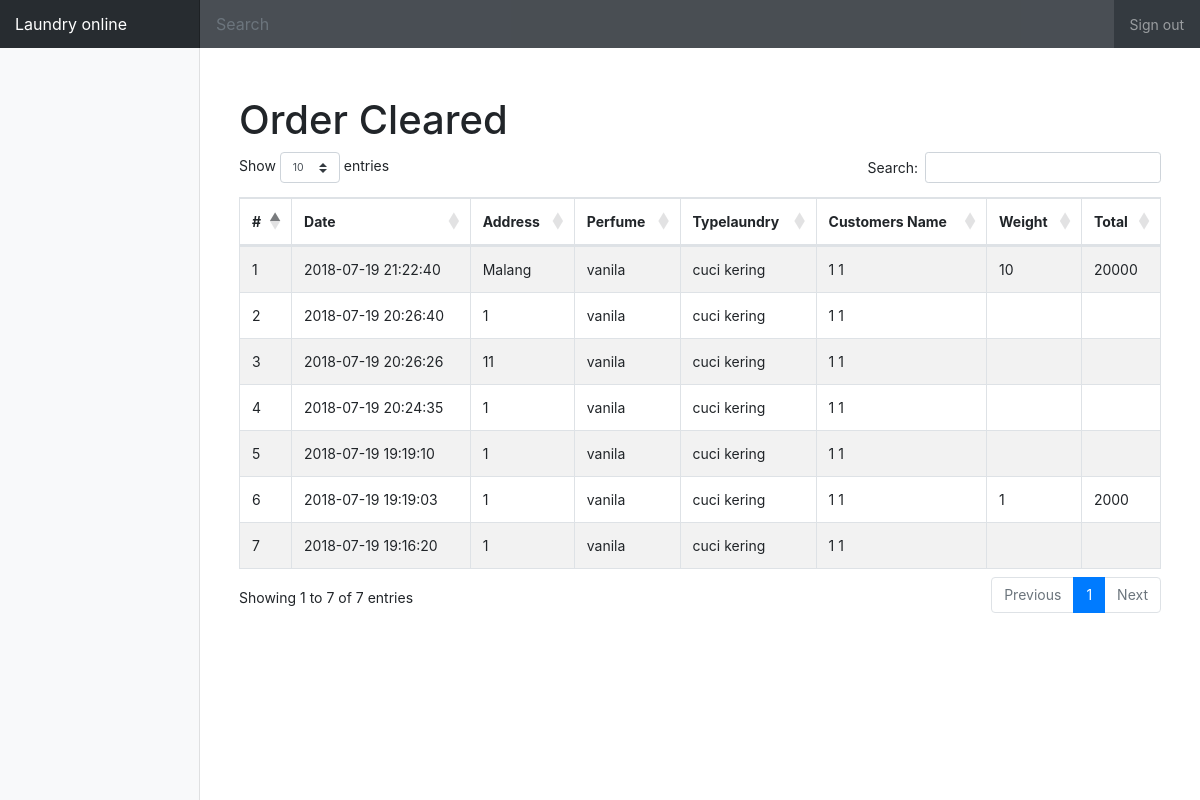
The app's page /index.php/admin/order/laporan with its own data.
### tables this page shows
CREATE TABLE `transaksi` (
  `id` int(11) NOT NULL,
  `date` datetime NOT NULL DEFAULT CURRENT_TIMESTAMP,
  `fk_users_customer` int(11) NOT NULL,
  `address` varchar(100) NOT NULL,
  `fk_perfume` int(11) NOT NULL,
  `fk_typelaundry` int(11) NOT NULL,
  `fk_users_courier` int(11) DEFAULT NULL,
  `weight_item` int(11) DEFAULT NULL,
  `status` int(11) NOT NULL
);

CREATE TABLE `perfume` (
  `perfume_id` int(11) NOT NULL,
  `perfume_name` varchar(255) NOT NULL,
  `perfume_costperkilo` int(50) NOT NULL
);

CREATE TABLE `typelaundry` (
  `typelaundry_id` int(11) NOT NULL,
  `typelaundry_name` varchar(255) NOT NULL,
  `typelaundry_costperkilo` int(50) NOT NULL
);

### application/controllers/admin/Order.php (called while the page is built, shortened)
<?php
class Order extends CI_Controller {
	public function __construct()
	{
		$this->load->model('Order_m');
	}
	public function laporan()
	{
		$data['list_order'] = $this->Order_m->getData();
		$this->load->view('admin/order/order_laporan',$data);
	}
}

### index.php (called while the page is built, shortened)
<?php
require_once BASEPATH.'core/CodeIgniter.php';

### application/models/Order_m.php (called while the page is built, shortened)
<?php
class Order_m extends CI_Model {
	public function getData()
	{
		$this->db->select("transaksi.*,(select concat(firstname,' ',lastname) from users where id=transaksi.fk_users_customer) as customer_name,(perfume.perfume_name) as perfume,(typelaundry.typelaundry_name) as typelaundry,transaksi.weight_item as weight,
			((perfume.perfume_costperkilo+typelaundry.typelaundry_costperkilo)*transaksi.weight_item) as harga");
		$this->db->join('perfume','transaksi.fk_perfume=perfume.perfume_id');
		$this->db->join('typelaundry','transaksi.fk_typelaundry=typelaundry.typelaundry_id');
		return $this->db->order_by('date','desc')->get('transaksi')->result_array();
	}
}

### application/views/admin/order/order_laporan.php (the view, shortened to what this page needs)
<main role="main" class="container">
	<h1>Order Cleared</h1>
	<table class="table table-striped table-bordered" width="100%" id="example">
		<thead>
			<tr>
				<th>#</th>
				<th>Date</th>
				<th>Address</th>
				<th>Perfume</th>
				<th>Typelaundry</th>
				<th>Customers Name</th>
				<th>Weight</th>
				<th>Total</th>
			</tr>
		</thead>
		<tbody>
			<?php foreach ($list_order as $key => $value): ?>
				<tr>
					<td><?php echo ++$key ?></td>
					<td><?php echo $value['date'] ?></td>
					<td><?php echo $value['address'] ?></td>
					<td><?php echo $value['perfume'] ?></td>
					<td><?php echo $value['typelaundry'] ?></td>
					<td><?php echo $value['customer_name'] ?></td>
					<td><?php echo $value['weight'] ?></td>
					<td><?php echo $value['harga'] ?></td>
				</tr>
			<?php endforeach ?>
		</tbody>
	</table>
</main>

### assets/css/dashboard.css (style rules this page uses)
body { font-size: .875rem; }
[role="main"] { padding-top: 48px; }

### records on screen
transaksi: date "2018-07-19 21:22:40", address "Malang", fk_perfume.perfume_name "vanila", fk_typelaundry.typelaundry_name "cuci kering", customer_name "1 1", weight_item "10", harga "20000"
transaksi: date "2018-07-19 20:26:40", address "1", fk_perfume.perfume_name "vanila", fk_typelaundry.typelaundry_name "cuci kering", customer_name "1 1"
transaksi: date "2018-07-19 20:26:26", address "11", fk_perfume.perfume_name "vanila", fk_typelaundry.typelaundry_name "cuci kering", customer_name "1 1"
transaksi: date "2018-07-19 20:24:35", address "1", fk_perfume.perfume_name "vanila", fk_typelaundry.typelaundry_name "cuci kering", customer_name "1 1"
transaksi: date "2018-07-19 19:19:10", address "1", fk_perfume.perfume_name "vanila", fk_typelaundry.typelaundry_name "cuci kering", customer_name "1 1"
transaksi: date "2018-07-19 19:19:03", address "1", fk_perfume.perfume_name "vanila", fk_typelaundry.typelaundry_name "cuci kering", customer_name "1 1", weight_item "1", harga "2000"
transaksi: date "2018-07-19 19:16:20", address "1", fk_perfume.perfume_name "vanila", fk_typelaundry.typelaundry_name "cuci kering", customer_name "1 1"
